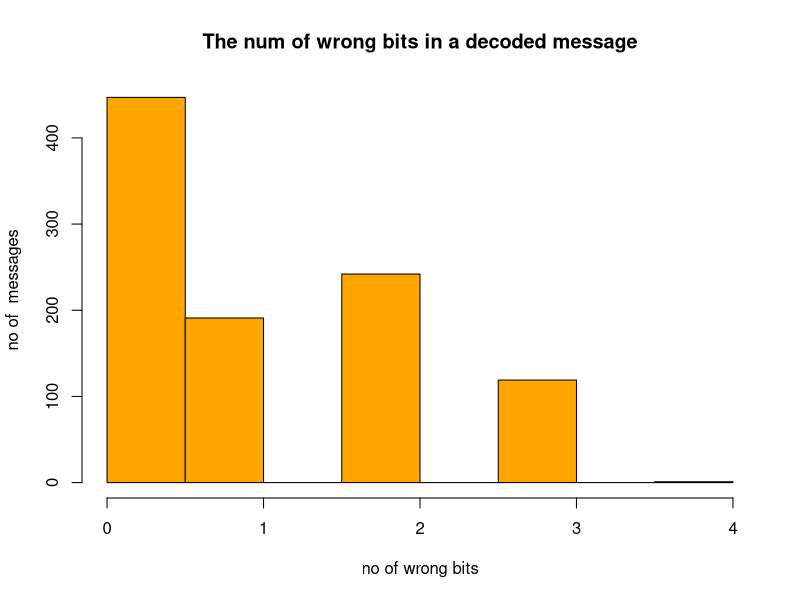
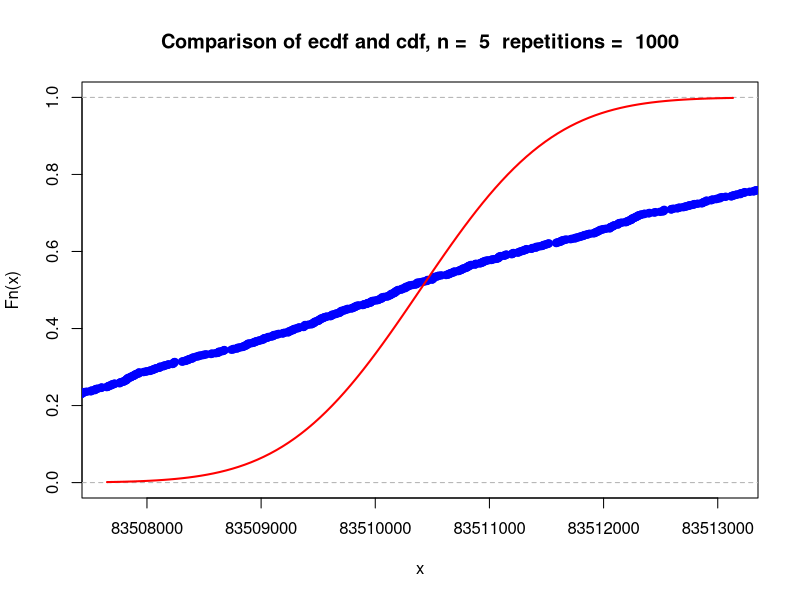
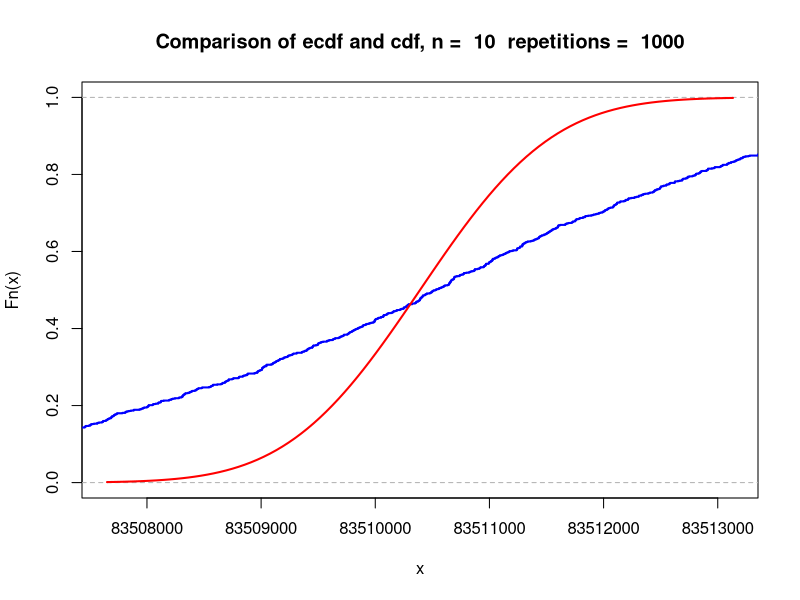
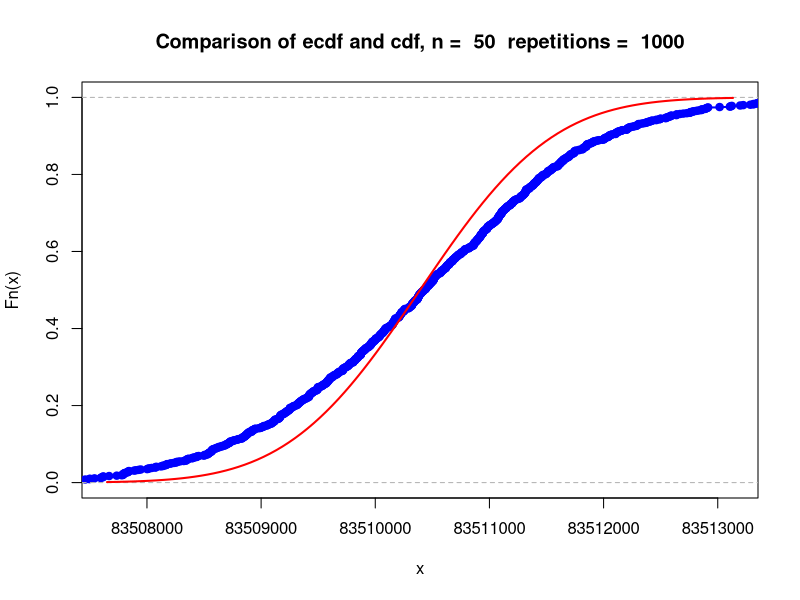
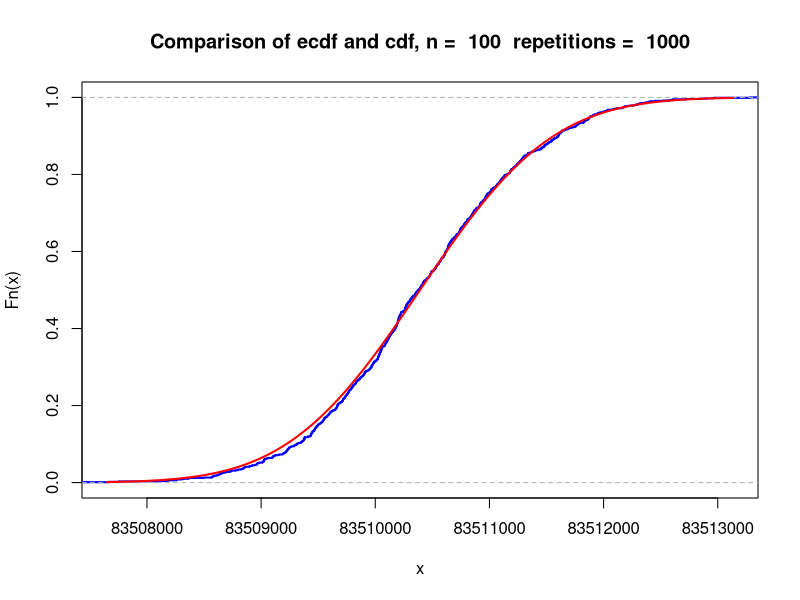
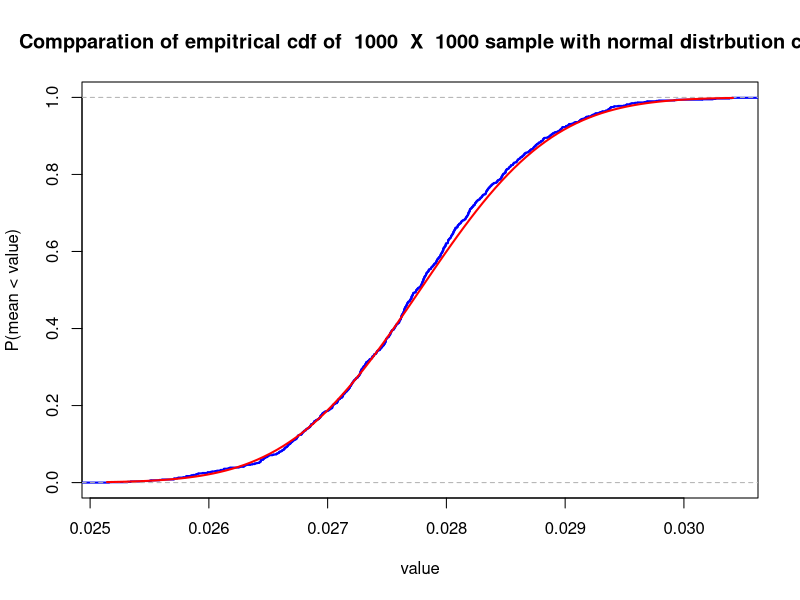

Here is the R script that generated these plots, in order:
## ---- chunk 1
id <- 26
set.seed(id)
## ---- chunk 2
    # your team id number 
    id <-    26

    set.seed(id)
    p <- id/100
    # matrices G and H
    G <- matrix(c(1, 1, 1, 0, 0, 0, 0,
    		1, 0, 0, 1, 1, 0, 0,
    		0, 1, 0, 1, 0, 1, 0,
    		1, 1, 0, 1, 0, 0, 1), nrow = 4, byrow = TRUE)
    H <- t(matrix(c(1, 0, 1, 0, 1, 0, 1,
    		0, 1, 1, 0, 0, 1, 1,
    		0, 0, 0, 1, 1, 1, 1), nrow = 3, byrow = TRUE))

    #cat("The product GH must be zero: \n")
    #(G%*%H) %%2
## ---- chunk 3
    N <- 1000
    message_generator <- function(N) {
      matrix(sample(c(0,1), 4*N, replace = TRUE), nrow = N)
    }  
    messages <- message_generator(N)
    codewords <- (messages %*% G) %% 2
## ---- chunk 4
    error_generator <- function(encoded_matrix) {
        output = matrix(, nrow = N, ncol = 7)
        for (i in 1:N) {
          for (j in 1:7) {
            error_probability = runif(1, min=0, max=1)
            output[i, j] = if (error_probability <= p) xor(encoded_matrix[i, j], 1)  else encoded_matrix[i, j]
          }
        }
        return (output)
    }
    received_with_errors <- error_generator(codewords)
## ---- chunk 5
    syndrome_vector <- (received_with_errors%*%H) %%2

    error_identifier <- function(z_matrix) {
      wrong_bits = matrix(, nrow = N, ncol = 1)
      for (i in 1:N) {
        wrong_bits[i,1] = z_matrix[i,1] + 2*z_matrix[i,2] + 4*z_matrix[i,3]
      }
      return (wrong_bits)
    }
    wrong_bits <- error_identifier(syndrome_vector)
## ---- chunk 6
    error_corrector <- function(wrong_bits) {
      corrected_message <- matrix(, nrow = N, ncol = 4)

      for (i in 1:N) {
        received_with_errors[i, wrong_bits[i]] = if (wrong_bits[i] != 0) xor(received_with_errors[i, wrong_bits[i]], 1) else received_with_errors[i, wrong_bits[i]]
        corrected_message[i, 1] = received_with_errors[i, 3]
        corrected_message[i, 2] = received_with_errors[i, 5]
        corrected_message[i, 3] = received_with_errors[i, 6]
        corrected_message[i, 4] = received_with_errors[i, 7]
      }
      return (corrected_message)
    }

    corrected_decoded_message <- error_corrector(wrong_bits)
## ---- chunk 7
    proper_transmissions <- 0
    for (i in 1:N) {
        a = (messages[i, 1:4] == corrected_decoded_message[i, 1:4])
        false_count = sum(a == 0)
        if (false_count == 0) {
          proper_transmissions = proper_transmissions + 1
        }
    }
    proper_transmissions/N
## ---- chunk 8
    num_of_errors_list <- matrix(, nrow = 1, ncol = N)
    for (row in 1:N) {
      num_of_errors_list[1, row] = sum(corrected_decoded_message[row,] != messages[row,])
    }
    hist(num_of_errors_list,
         xlim = c(0,4),
         xlab = "no of wrong bits",
         ylab = "no of  messages",
         main = "The num of wrong bits in a decoded message",
         col = "orange");
## ---- chunk 9


setup <- function(id){
  N_avogadro <- 6.022 * 1e23
  Time <- 30.1 * 365 * 24 * 60 * 60 # half-life time in seconds
  m <- id * 1e-6 # mass of each sample in grams
  M <- 136.907089 # Atomic mass of Caesium-137.

  lambda <- log(2) / Time # The activity of the single element
  N <- (m * N_avogadro) / M # The amount of atoms in the sample
  mu <- N * lambda # Poisson distribution parameter
  return(mu)
}

samples_generation <- function(n, k, mu){
  set.seed(id)
  n <- n # samples quantity
  K <- k # Number of trials
  sample_means <- colMeans(matrix(rpois(n * K, lambda = mu), nrow = n)) # Generating samples and calculating their means.
  return(sample_means)
}

mu = setup(id)

n = 100
sample_means = samples_generation(n, 1e3, mu)

## ---- chunk 10
sigma_1 <- sqrt(mu / n) # lambda is denoted as mu in this task
mu_1 <- mu
#mu_1
#sigma_1
## ---- chunk 11
plot_cdf <- function(sample_means, n){
xlims <- c(mu_1 - 3 * sigma_1, mu_1 + 3 * sigma_1)
x <- seq(mu_1 - 3 * sigma_1, mu_1 + 3 * sigma_1, by = .001)
Fs <- ecdf(sample_means)
plot(Fs,
     xlim = xlims,
     ylim = c(0, 1),
     col = "blue",
     lwd = 2,
     main = paste("Comparison of ecdf and cdf, n = ", n, " repetitions = ", length(sample_means)))
curve(pnorm(x, mean = mu_1, sd = sigma_1), col = "red", lwd = 2, add = TRUE)

max_diff = max(abs(ecdf(sample_means)(x)-pnorm(x, mean = mu_1, sd = sigma_1)))
print(paste("Max difference is: ", max_diff))
}
for (x in c(5,10,50, 100)) {
  sigma_1 <- sqrt(mu / n) # lambda is denoted as mu in this task
  mu_1 <- mu
  sample_means = samples_generation(x, 1e3, mu)
  plot_cdf(sample_means, x)
}

## ---- chunk 12
n_bound_Markov = 4*(10^7)/mu
print(n_bound_Markov)
## ---- chunk 13
bound_samples_generation <- function(n, k, mu){
  set.seed(id)
  n <- n # samples quantity
  K <- k # Number of trials
  sample_sums <- colSums(matrix(rpois(n * K, lambda = mu), nrow = n)) # Generating samples and calculating their means.
  return(sample_sums)
}

samples = bound_samples_generation(9, 1000, mu) # We can't set n = 9.56517 (result of solving the Chebishev inequality), so it is 9.
less_than_critical = sum(samples < 8*10^8)
empirical_probability = less_than_critical / length(samples)
print(paste("Empirical probability, that for n=9 sum is less than 8*10^8: ", empirical_probability))

samples = bound_samples_generation(10, 1000, mu) # Let's try with 10
less_than_critical = sum(samples < 8*10^8)
empirical_probability = less_than_critical / length(samples)
print(paste("Empirical probability, that for n=10 sum is less than 8*10^8: ", empirical_probability))

print("That proves that our estimation through the inequalities is quite precise!")
## ---- chunk 14
simulate_sample <- function(n, graph = FALSE) {
  nu1 <- id + 10
  K <- 1e3
  sample_means <- colMeans(matrix(rexp(n * K, rate = nu1), nrow = n))

  mu <- 1 / nu1
  sigma <- 1 / (nu1 * sqrt(n))

  if (graph) {
    xlims <- c(mu - 3 * sigma, mu + 3 * sigma)
    Fs <- ecdf(sample_means)
    plot(Fs,
         xlim = xlims,
         col = "blue",
         xlab = "value",
         ylab = "P(mean < value)",
         lwd = 2,
         main = paste("Compparation of empitrical cdf of ", K, " X ", n, "sample with normal distrbution cdf"))
    curve(pnorm(x, mean = mu, sd = sigma), col = "red", lwd = 2, add = TRUE)
  }

  x <- seq(min(sample_means), max(sample_means), by = .0001)
  return(max(abs(ecdf(sample_means)(x) - pnorm(x, mean = mu, sd = sigma))))
}
## ---- chunk 15
test <- function() {
  cat(paste("The max difference for n = 5: ", simulate_sample(5), "\n"))
  cat(paste("The max difference for n = 10: ", simulate_sample(10), "\n"))
  cat(paste("The max difference for n = 50: ", simulate_sample(50), "\n"))
  cat(paste("The max difference for n = 1000: ", simulate_sample(1000, TRUE), "\n"))
}
test()
## ---- chunk 16
K <- 1e3
nu1 <- (id + 10)
## ---- chunk 17
simulate_geiger <- function(n) {
  K <- 1e3
  nu1 <- (id + 10)
  sums <- colSums(matrix(rexp(100 * K, rate = nu1 * n), nrow = 100))
  return(length(sums[sums >= 1]) / K)
}
## ---- chunk 18
N_markov <- 100 / (nu1 * 0.95)
N_chebashev <- (sqrt(5 / 0.95) + 100) / nu1
N_clt <- (uniroot(function(x) pnorm(x) - 0.05, c(-2, -1))$root * 10 + 100) / nu1
N_actual <- uniroot(function(x) simulate_geiger(x) - 0.95,
                    c(0.5, 5))$root
## ---- chunk 19
test <- function() {
  cat(paste("The probability location identified as safe for n calculated by Markov\'s inequality (",
            N_markov, "): ", simulate_geiger(N_markov), "\n"))
  cat(paste("The probability location identified as safe for n calculated by Chebyshev\'s inequality (",
            N_chebashev, "): ", simulate_geiger(N_chebashev), "\n"))
  cat(paste("The probability location identified as safe for n calculated by CLT (",
            N_clt, "): ", simulate_geiger(N_clt), "\n"))
  cat(paste("The probability location identified as safe for n calculated by simulations (",
            N_actual, "): ", simulate_geiger(N_actual), "\n"))
}
test()
